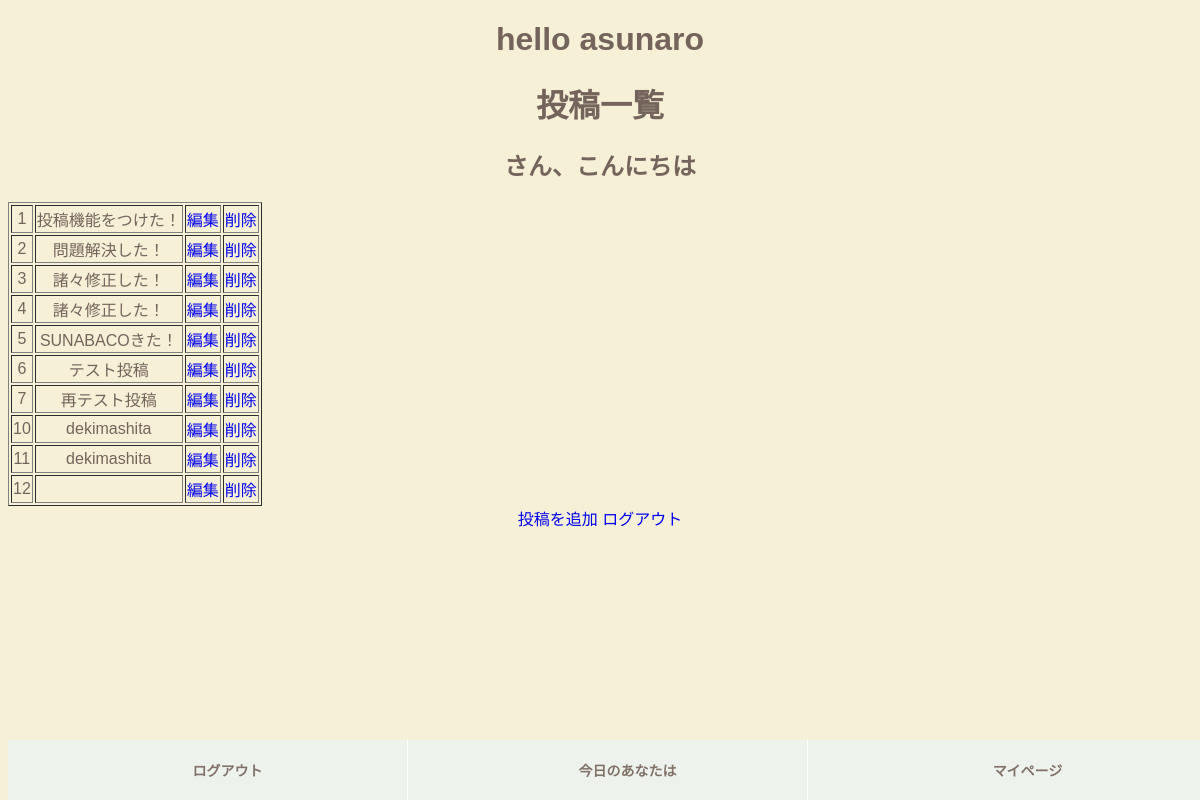
Page /list on the committed database.
### tables this page shows
CREATE TABLE "posts_test" (
	"ID"	INTEGER,
	"posting"	TEXT,
	PRIMARY KEY("ID" AUTOINCREMENT)
);

### app.py (the view)
@app.route("/list" )
def posting_list():
    conn = sqlite3.connect("asunaro.db")
    c = conn.cursor()
    c.execute("SELECT * FROM posts_test")
    post_list = [] #空箱作った
    for post in c.fetchall():
        post_list.append(
            {"id":post[0],"posting":post[1]}
        )
    conn.close()
    print(post_list)
    return  render_template("growth.html", post_list = post_list)

### templates/growth.html (shortened to what this page needs)
<!DOCTYPE html>
<html lang="jp">
<head>
    <link rel="stylesheet" href="../static/growth.css">
</head>
<body>
<h1>hello asunaro</h1>
<h1>投稿一覧</h1>
<h2>{{user_id}}さん、こんにちは</h2>
<table border= "1px">
   {% for post in post_list %}
    <tr>
        <td>{{post.id}}</td>
		<td>{{post.posting}}</td>
		<td><a href="/edit/{{post.id}}">編集</a></td>
        <td><a href="/del/{{post.id}}">削除</a></td>
    </tr>
	{% endfor %}
</table>
<a href="/post">投稿を追加</a>
<a href="/logout">ログアウト</a>
<div id="sp-fixed-menu" class="for-sp">
	<ul>
		<li><a onclick="confirmFunction1()">ログアウト</a></li>
		<li><a href="/post" >今日のあなたは</a></li>
		<li><a href="/myp">マイページ</a></li>
	</ul>
</div>
</body>
</html>

### static/growth.css (style rules this page uses)
a { text-decoration:none; }
body { font-family: "Noto Sans Japanese", "ヒラギノ角ゴ Pro W3", "Hiragino Kaku Gothic Pro", "ヒラギノ角ゴ ProN W3", "Hiragino Kaku Gothic ProN", "游ゴシック", YuGothic, "メイリオ", "Meiryo", "HGPｺﾞｼｯｸM", "Osaka", "ＭＳ Ｐゴシック", sans-serif, Century Gothic, Arial; background: #F5F0D6; color: #74645C; text-align: center; }
#sp-fixed-menu { position: fixed; width: 100%; bottom: 0px; font-size: 0; opacity: 0.9; z-index: 99; }
#sp-fixed-menu ul { display: flex; list-style: none; padding:0; margin:0; width:100%; }
#sp-fixed-menu li { justify-content: center; align-items: center; width: 50%; padding:0; margin:0; font-size: 14px; font-weight: 900; border-right: 1px solid #fff; }
#sp-fixed-menu li a { color: #74645C; text-align: center; display:block; width: 100%; padding:20px; }
#sp-fixed-menu li:first-of-type { background: #EEF2EF; }
#sp-fixed-menu li:nth-of-type(2) { background: #EEF2EF; }
#sp-fixed-menu li:last-of-type { background: #EEF2EF;main }

### rows in the picture
posts_test: id "1", posting "投稿機能をつけた！"
posts_test: id "2", posting "問題解決した！"
posts_test: id "3", posting "諸々修正した！"
posts_test: id "4", posting "諸々修正した！"
posts_test: id "5", posting "SUNABACOきた！"
posts_test: id "6", posting "テスト投稿"
posts_test: id "7", posting "再テスト投稿"
posts_test: id "10", posting "dekimashita"
posts_test: id "11", posting "dekimashita"

### other values in the picture
{{ post.id }} "12"
